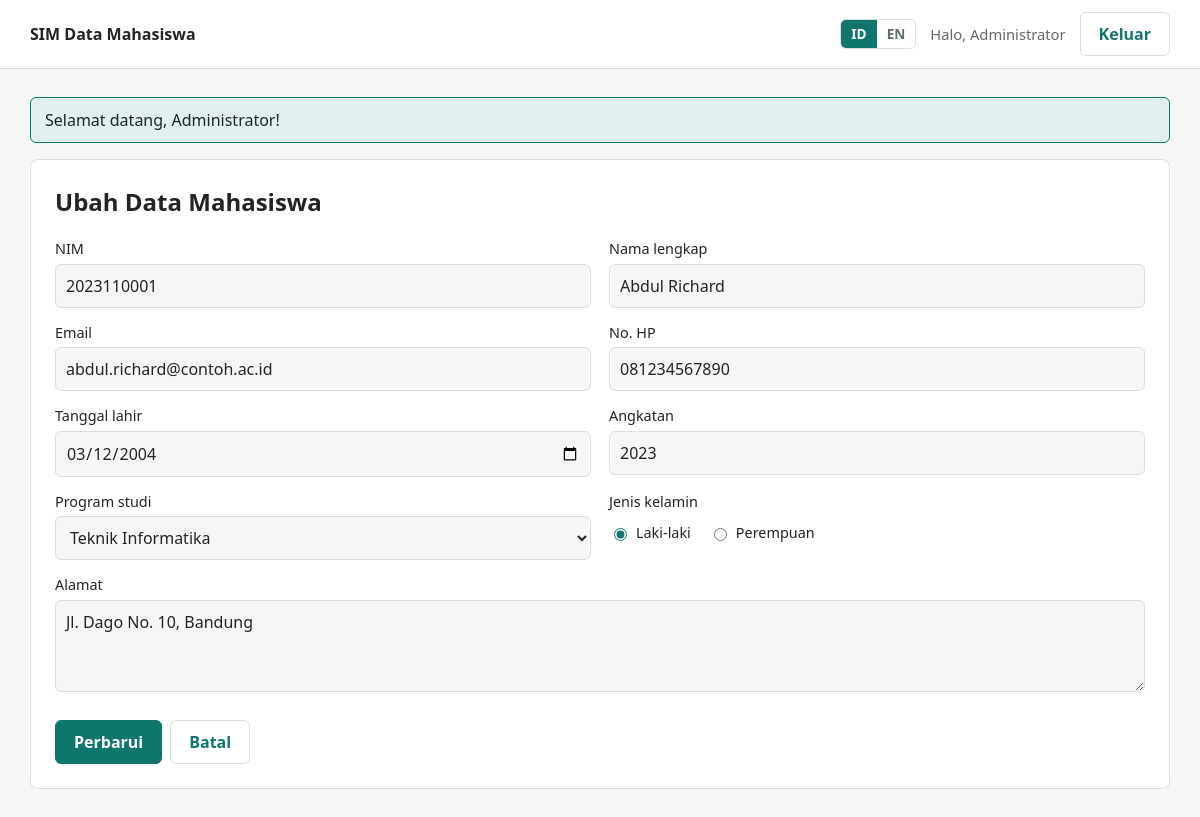
The app's page /index.php?page=mahasiswa-edit&id=1 (signed in) with its own data.
### tables this page shows
CREATE TABLE IF NOT EXISTS mahasiswa (
    id            INT UNSIGNED      NOT NULL AUTO_INCREMENT,
    nim           VARCHAR(12)       NOT NULL,
    nama          VARCHAR(100)      NOT NULL,
    email         VARCHAR(100)      NOT NULL,
    telepon       VARCHAR(15)       NOT NULL,
    tanggal_lahir DATE              NOT NULL,
    jenis_kelamin ENUM('L', 'P')    NOT NULL,
    program_studi VARCHAR(10)       NOT NULL,
    angkatan      SMALLINT UNSIGNED NOT NULL,
    alamat        VARCHAR(255)      NOT NULL,
    created_at    TIMESTAMP         NOT NULL DEFAULT CURRENT_TIMESTAMP,
    updated_at    TIMESTAMP         NOT NULL DEFAULT CURRENT_TIMESTAMP ON UPDATE CURRENT_TIMESTAMP,
    PRIMARY KEY (id),
    UNIQUE KEY uq_mahasiswa_nim (nim)
);

### app/Core/View.php (called while the page is built, shortened)
<?php
final class View
{
    public static function render(string $viewFile, array $viewData = []): void
    {
        extract($viewData, EXTR_SKIP);
        require BASE_PATH . '/app/Views/' . $viewFile . '.php';
        require BASE_PATH . '/app/Views/layout.php';
    }
}

### app/Controllers/MahasiswaController.php (called while the page is built, shortened)
<?php
final class MahasiswaController
{
    private MahasiswaRepository $repo;
    public function __construct(MahasiswaRepository $repo, MahasiswaValidator $validator)
    {
        $this->repo      = $repo;
    }
    public function edit(int $id): void
    {
        $row = $this->findOrRedirect($id);
        $this->renderForm('edit', $row, [], $id);
    }
    private function findOrRedirect(int $id): array
    {
        $row = $id > 0 ? $this->repo->find($id) : null;
        return $row;
    }
    private function renderForm(string $mode, array $values, array $errors, ?int $id = null): void
    {
        View::render('mahasiswa/form', [
            'title'  => t($mode === 'edit' ? 'mhs.edit_title' : 'mhs.create_title'),
            'mode'   => $mode,
            'values' => $values,
            'errors' => $errors,
            'id'     => $id,
        ]);
    }
}

### app/helpers.php (called while the page is built, shortened)
<?php
function e($value): string
{
    return htmlspecialchars((string) $value, ENT_QUOTES | ENT_SUBSTITUTE, 'UTF-8');
}
function t(string $key, array $params = []): string
{
    return Lang::get($key, $params);
}
function url(string $page, array $query = []): string
{
    return 'index.php?' . http_build_query(array_merge(['page' => $page], $query));
}
function option(string $name): array
{
    static $options = null;
    if ($options === null) {
        $options = require BASE_PATH . '/app/Config/options.php';
    }
    return $options[$name] ?? [];
}

### app/Core/Lang.php (called while the page is built, shortened)
<?php
final class Lang
{
    private static array $cache = [];
    public static function current(): string
    {
        $lang = $_SESSION['lang'] ?? self::DEFAULT_LANG;
        return in_array($lang, self::SUPPORTED, true) ? $lang : self::DEFAULT_LANG;
    }
    public static function get(string $key, array $params = []): string
    {
        $lang = self::current();
        if (!isset(self::$cache[$lang])) {
            self::$cache[$lang] = require BASE_PATH . '/lang/' . $lang . '.php';
        }
        $text = self::$cache[$lang][$key] ?? $key;
        foreach ($params as $name => $value) {
            $text = str_replace(':' . $name, (string) $value, $text);
        }
        return $text;
    }
}

### app/Repositories/MahasiswaRepository.php (called while the page is built, shortened)
<?php
final class MahasiswaRepository
{
    private PDO $db;
    public function __construct(PDO $db)
    {
        $this->db = $db;
    }
    public function find(int $id): ?array
    {
        $stmt = $this->db->prepare('SELECT * FROM mahasiswa WHERE id = :id');
        $stmt->execute(['id' => $id]);
        $row = $stmt->fetch();
        return $row === false ? null : $row;
    }
}

### app/Config/options.php (called while the page is built, shortened)
<?php
return [
    'prodi' => [
        'TI'  => 'Teknik Informatika',
        'SI'  => 'Sistem Informasi',
        'MI'  => 'Manajemen Informatika',
        'TE'  => 'Teknik Elektro',
        'DKV' => 'Desain Komunikasi Visual',
    ],
];

### app/Views/mahasiswa/form.php (the view, shortened to what this page needs)
<?php
$isEdit = $mode === 'edit';
$action = $isEdit ? url('mahasiswa-edit', ['id' => $id]) : url('mahasiswa-create');
$v   = static function (string $key) use ($values): string {
    return (string) ($values[$key] ?? '');
};
$cls = static function (string $key) use ($errors): string {
    return isset($errors[$key]) ? ' field--error' : '';
};
?>
<section class="card">
    <h1><?= e($title) ?></h1>
    <form method="post" action="<?= e($action) ?>" novalidate>
        <div class="grid">
            <div class="field<?= $cls('nim') ?>">
                <label for="nim"><?= e(t('f.nim')) ?></label>
                <input type="text" id="nim" name="nim" value="<?= e($v('nim')) ?>" inputmode="numeric" maxlength="12" placeholder="2023110001">
            </div>
            <div class="field<?= $cls('nama') ?>">
                <label for="nama"><?= e(t('f.nama')) ?></label>
                <input type="text" id="nama" name="nama" value="<?= e($v('nama')) ?>" maxlength="100" autocomplete="name">
            </div>
            <div class="field<?= $cls('email') ?>">
                <label for="email"><?= e(t('f.email')) ?></label>
                <input type="email" id="email" name="email" value="<?= e($v('email')) ?>" maxlength="100" autocomplete="email">
            </div>
            <div class="field<?= $cls('telepon') ?>">
                <label for="telepon"><?= e(t('f.telepon')) ?></label>
                <input type="tel" id="telepon" name="telepon" value="<?= e($v('telepon')) ?>" placeholder="081234567890">
            </div>
            <div class="field<?= $cls('tanggal_lahir') ?>">
                <label for="tanggal_lahir"><?= e(t('f.dob')) ?></label>
                <input type="date" id="tanggal_lahir" name="tanggal_lahir" value="<?= e($v('tanggal_lahir')) ?>" max="<?= e(date('Y-m-d')) ?>">
            </div>
            <div class="field<?= $cls('angkatan') ?>">
                <label for="angkatan"><?= e(t('f.year')) ?></label>
                <input type="number" id="angkatan" name="angkatan" value="<?= e($v('angkatan')) ?>" min="2000" max="<?= e(date('Y')) ?>" step="1">
            </div>
            <div class="field<?= $cls('program_studi') ?>">
                <label for="program_studi"><?= e(t('f.prodi')) ?></label>
                <select id="program_studi" name="program_studi">
                    <?php foreach (option('prodi') as $key => $label): ?>
                        <option value="<?= e($key) ?>" <?= $v('program_studi') === (string) $key ? 'selected' : '' ?>><?= e($label) ?></option>
                    <?php endforeach; ?>
                </select>
            </div>
            <div class="field<?= $cls('jenis_kelamin') ?>">
                <span class="label"><?= e(t('f.gender')) ?></span>
                <div class="choices">
                    <?php foreach (['L', 'P'] as $gender): ?>
                        <label class="choice">
                            <input type="radio" name="jenis_kelamin" value="<?= e($gender) ?>" <?= $v('jenis_kelamin') === $gender ? 'checked' : '' ?>>
                            <?= e(t('gender.' . $gender)) ?>
                        </label>
                    <?php endforeach; ?>
                </div>
            </div>
            <div class="field field--wide<?= $cls('alamat') ?>">
                <label for="alamat"><?= e(t('f.address')) ?></label>
                <textarea id="alamat" name="alamat" rows="3" maxlength="255"><?= e($v('alamat')) ?></textarea>
            </div>
        </div>
        <div class="actions">
            <button type="submit" class="btn btn--primary"><?= e(t($isEdit ? 'btn.update' : 'btn.save')) ?></button>
            <a class="btn btn--ghost" href="<?= e(url('mahasiswa')) ?>"><?= e(t('btn.cancel')) ?></a>
        </div>
    </form>
</section>

### public/assets/style.css (style rules this page uses)
:root { --bg: #f6f7f5; --surface: #ffffff; --ink: #1d2623; --muted: #5f6b67; --line: #d9dfdc; --accent: #0f766e; --accent-ink: #ffffff; --accent-soft: #e2f1ef; --danger: #b42318; --danger-soft: #fdecea; --radius: 8px; color-scheme: light; }
* { box-sizing: border-box; }
body { margin: 0; background: var(--bg); color: var(--ink); font: 16px/1.5 system-ui, -apple-system, "Segoe UI", sans-serif; }
h1 { margin: 0 0 4px; font-size: 1.5rem; }
a { color: var(--accent); }
.card { background: var(--surface); border: 1px solid var(--line); border-radius: var(--radius); padding: 24px; }
.grid { display: grid; grid-template-columns: repeat(2, minmax(0, 1fr)); gap: 0 18px; }
.field { margin-top: 14px; }
.field--wide { grid-column: 1 / -1; }
label, .label { display: block; font-size: .9rem; font-weight: 500; margin-bottom: 4px; }
input:not([type=radio]):not([type=checkbox]), select, textarea { width: 100%; padding: 9px 10px; font: inherit; color: inherit; background: var(--bg); border: 1px solid var(--line); border-radius: 6px; }
input, select, textarea { accent-color: var(--accent); }
textarea { resize: vertical; }
.choices { display: flex; gap: 18px; padding-top: 6px; }
.choice { display: inline-flex; align-items: center; gap: 6px; font-weight: 400; margin: 0; }
.actions { display: flex; flex-wrap: wrap; gap: 8px; align-items: center; margin-top: 22px; }
.btn { display: inline-block; font: inherit; font-weight: 600; padding: 9px 18px; border-radius: 6px; border: 1px solid var(--line); background: var(--surface); color: var(--ink); text-decoration: none; cursor: pointer; }
.btn--primary { background: var(--accent); border-color: var(--accent); color: var(--accent-ink); }
.btn--ghost { color: var(--accent); }

### records on screen
mahasiswa: nim "2023110001", nama "Abdul Richard", email "abdul.richard@contoh.ac.id", telepon "081234567890", tanggal_lahir "03/12/2004", angkatan "2023", program_studi "Teknik Informatika", jenis_kelamin "☑ Laki-laki", jenis_kelamin "☐ Perempuan", alamat "Jl. Dago No. 10, Bandung"

### other values on screen
t('app.name') "SIM Data Mahasiswa"
$code "ID"
$code "EN"
t('nav.hello', ['name' => Auth::user()['nama']]) "Halo, Administrator"
t('nav.logout') "Keluar"
$flash['message'] "Selamat datang, Administrator!"
$title "Ubah Data Mahasiswa"
t('f.nim') "NIM"
t('f.nama') "Nama lengkap"
t('f.email') "Email"
t('f.telepon') "No. HP"
t('f.dob') "Tanggal lahir"
t('f.year') "Angkatan"
t('f.prodi') "Program studi"
t('f.gender') "Jenis kelamin"
